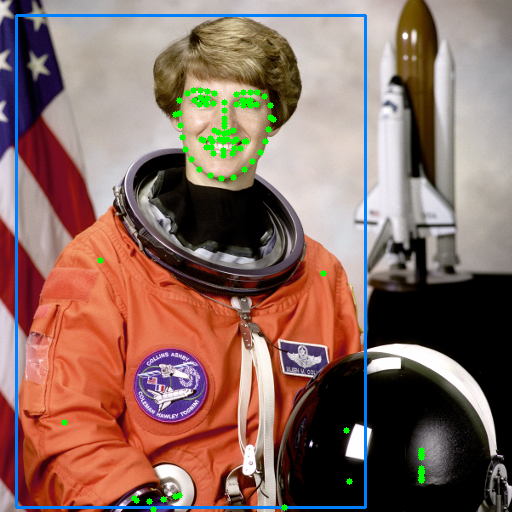
#> input picture artifacts/ml-jobs/job_2fe718f3-00b5-490a-b6cc-fa7a5aa8af9f/overlay.png, 512 x 512 px
$ python -i dedup.py   (imports and definitions only)
#> lines starting #> are read from the running program, lines starting #| are printed output that depends on the picture; after the words box and inside, x2 and y2 are one past the last pixel; in counts of white or black regions, pixels touching at a corner belong together
from __future__ import annotations

from dataclasses import dataclass
from pathlib import Path
from typing import Dict, List, Sequence, Tuple

import cv2
import numpy as np


@dataclass(frozen=True)
class FrameSignature:
    gray: np.ndarray
    edges: np.ndarray
    mean_colour: np.ndarray
    fg_mask: np.ndarray
    centroid: Tuple[float, float]
    area: float


def signature(path: Path) -> FrameSignature:
    image = cv2.imread(str(path), cv2.IMREAD_UNCHANGED)
#> image is the input picture: shape (512, 512, 3); mean B, G, R 98.2, 107.3, 137.4
    if image is None:
        raise ValueError(f"Не удалось прочитать {path}")
    if image.shape[-1] == 4:
        bgr = image[:, :, :3]
    else:
        bgr = image

    h, w = bgr.shape[:2]
#> h = 512; w = 512
    # Находим цвет фона
    border = []
    border.extend(bgr[0:2, :, :].reshape(-1, 3))
    border.extend(bgr[h-2:h, :, :].reshape(-1, 3))
    border.extend(bgr[:, 0:2, :].reshape(-1, 3))
    border.extend(bgr[:, w-2:w, :].reshape(-1, 3))
    bg_color = np.median(np.array(border), axis=0)
#> bg_color = [115, 118, 142]

    # Строим маску переднего плана
    diff = np.linalg.norm(bgr.astype(np.float32) - bg_color, axis=2)
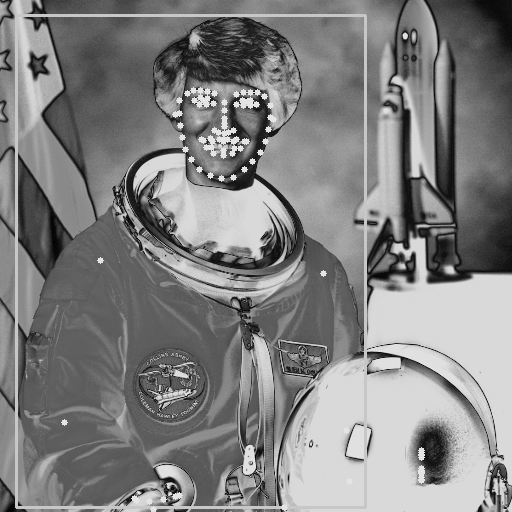
#> diff: shape (512, 512) float64; min 1.41, max 228.4, mean 129.4
    fg_mask = (diff > 15.0).astype(np.uint8) * 255
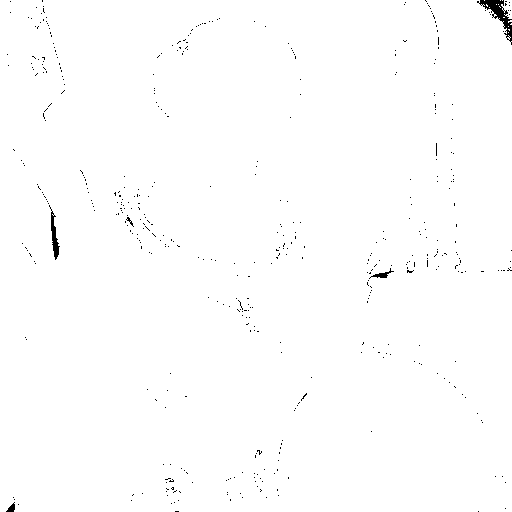
#> fg_mask: shape (512, 512); 99.4% white; 464 black regions (459 under 20 px), largest, box (x1, y1, x2, y2) and area: (477, 0, 512, 45) 446, (49, 205, 60, 260) 208, (369, 268, 394, 279) 77, (6, 502, 15, 512) 49, (126, 217, 134, 227) 23

    # Находим центроид и площадь
    moments = cv2.moments(fg_mask)
#> moments = moments, m00 66447135, centre m10/m00, m01/m00 = (255.3, 256)
    if moments["m00"] > 0:
        centroid = (moments["m10"] / moments["m00"], moments["m01"] / moments["m00"])
#> centroid = (255.3, 256)
        area = float(moments["m00"] / 255.0)
#> area = 260577
    else:
        centroid = (0.0, 0.0)
        area = 0.0

    small = cv2.resize(bgr, (64, 64), interpolation=cv2.INTER_AREA)
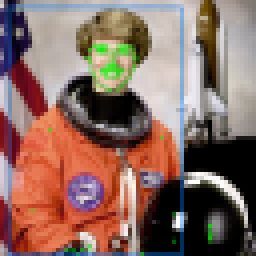
#> small: shape (64, 64, 3) (shown 4 times larger); mean B, G, R 98.2, 107.3, 137.4
    gray = cv2.cvtColor(small, cv2.COLOR_BGR2GRAY).astype(np.float32) / 255.0
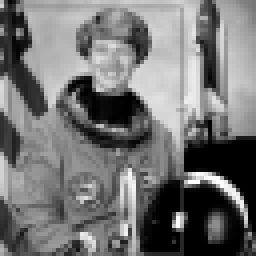
#> gray: shape (64, 64) float32 (shown 4 times larger); min 0, max 0.996, mean 0.452
    edges = cv2.Canny((gray * 255).astype(np.uint8), 60, 120).astype(np.float32) / 255.0
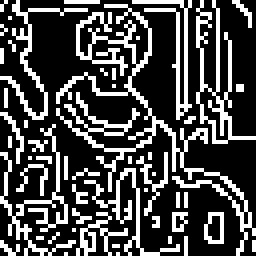
#> edges: shape (64, 64) float32 (shown 4 times larger); values 0 (black) and 1 (white), 28.1% white in thin lines or dots

    return FrameSignature(
        gray=gray,
        edges=edges,
        mean_colour=small.reshape(-1, 3).mean(axis=0) / 255.0,
        fg_mask=fg_mask,
        centroid=centroid,
        area=area
    )


# [74 lines left out: functions compare, deduplicate, build_exposure_blocks, not called in this run]

>>> result = signature('../../../artifacts/ml-jobs/job_2fe718f3-00b5-490a-b6cc-fa7a5aa8af9f/overlay.png')
